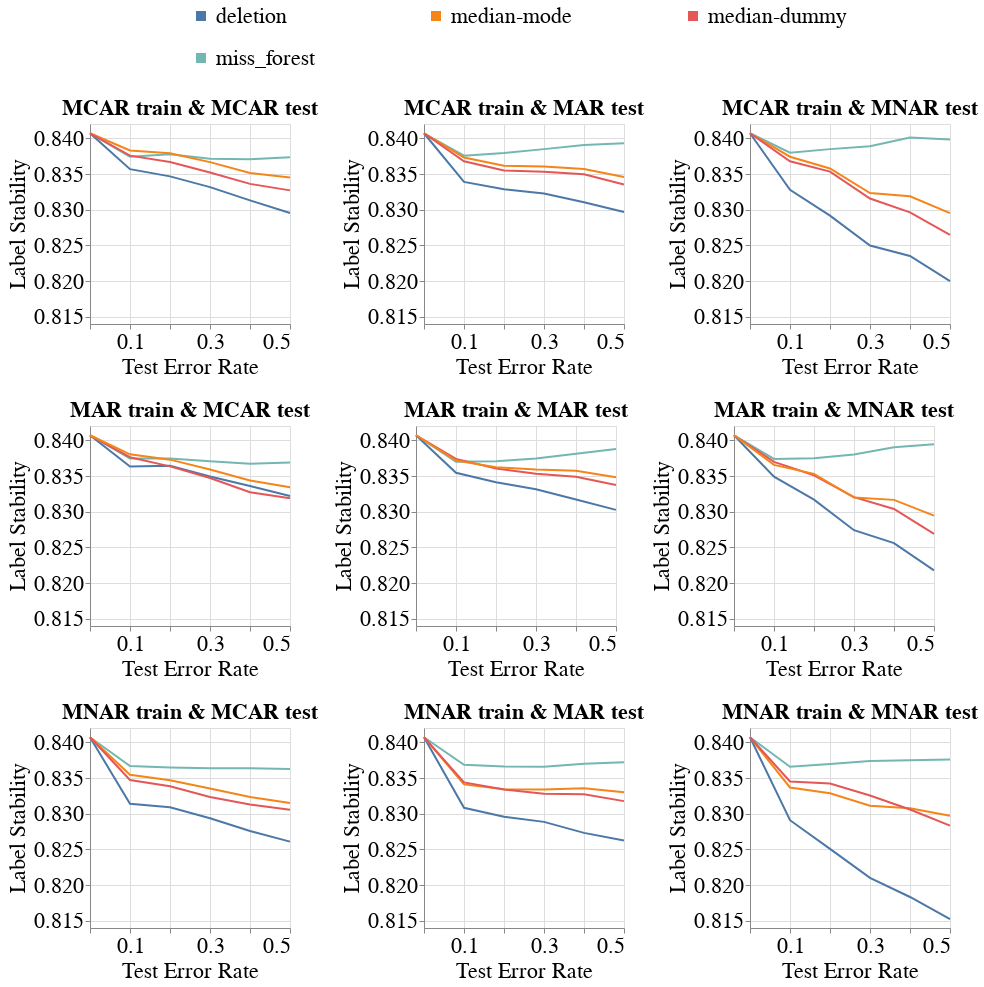

The code cell stored with this chart in its notebook:
### Code cell
create_line_bands_for_diff_imputers(dataset_name=DATASET_NAME,
                                    model_name='mlp_clf',
                                    metric_name='Label_Stability',
                                    db_client=db_client,
                                    with_band=False)

### Figure 1 — Vega-Lite specification as saved in the notebook (floating-point values rounded to 4 significant figures; data arrays with more than 128 entries replaced by an {"elided": "..."} marker saying what was removed)
{"config": {"view": {"continuousWidth": 400, "continuousHeight": 300}, "axis": {"labelFontSize": 22, "labelFontWeight": "normal", "titleFontSize": 22, "titleFontWeight": "normal"}, "legend": {"columns": 3, "direction": "horizontal", "labelFontSize": 22, "labelLimit": 400, "orient": "top", "symbolOffset": 100, "symbolStrokeWidth": 10, "titleAnchor": "middle", "titleFontSize": 22, "titleLimit": 300}, "title": {"fontSize": 22}}, "vconcat": [{"hconcat": [{"mark": "line", "encoding": {"color": {"field": "Null_Imputer_Name", "sort": ["deletion", "median-mode", "median-dummy", "miss_forest", "k_means_clustering", "datawig", "automl", "boost_clean"], "title": null, "type": "nominal"}, "x": {"axis": {"labelExpr": "(datum.value == 0.1) || (datum.value == 0.3) || (datum.value == 0.5) ? datum.label : ''"}, "field": "Test_Error_Rate", "scale": {"nice": false}, "title": "Test Error Rate", "type": "quantitative"}, "y": {"aggregate": "mean", "field": "Metric_Value", "scale": {"zero": false}, "title": "Label Stability", "type": "quantitative"}}, "height": 200, "title": {"text": "MCAR train & MCAR test", "fontSize": 22}, "width": 200}, {"data": {"name": "data-c37a04846cd654f60078f231a69da455"}, "mark": "line", "encoding": {"color": {"field": "Null_Imputer_Name", "sort": ["deletion", "median-mode", "median-dummy", "miss_forest", "k_means_clustering", "datawig", "automl", "boost_clean"], "title": null, "type": "nominal"}, "x": {"axis": {"labelExpr": "(datum.value == 0.1) || (datum.value == 0.3) || (datum.value == 0.5) ? datum.label : ''"}, "field": "Test_Error_Rate", "scale": {"nice": false}, "title": "Test Error Rate", "type": "quantitative"}, "y": {"aggregate": "mean", "field": "Metric_Value", "scale": {"zero": false}, "title": "Label Stability", "type": "quantitative"}}, "height": 200, "title": {"text": "MCAR train & MAR test", "fontSize": 22}, "width": 200}, {"data": {"name": "data-5d55b36a4c40e234a61037a529b2e300"}, "mark": "line", "encoding": {"color": {"field": "Null_Imputer_Name", "sort": ["deletion", "median-mode", "median-dummy", "miss_forest", "k_means_clustering", "datawig", "automl", "boost_clean"], "title": null, "type": "nominal"}, "x": {"axis": {"labelExpr": "(datum.value == 0.1) || (datum.value == 0.3) || (datum.value == 0.5) ? datum.label : ''"}, "field": "Test_Error_Rate", "scale": {"nice": false}, "title": "Test Error Rate", "type": "quantitative"}, "y": {"aggregate": "mean", "field": "Metric_Value", "scale": {"zero": false}, "title": "Label Stability", "type": "quantitative"}}, "height": 200, "title": {"text": "MCAR train & MNAR test", "fontSize": 22}, "width": 200}], "resolve": {"scale": {"y": "shared"}}}, {"hconcat": [{"mark": "line", "encoding": {"color": {"field": "Null_Imputer_Name", "sort": ["deletion", "median-mode", "median-dummy", "miss_forest", "k_means_clustering", "datawig", "automl", "boost_clean"], "title": null, "type": "nominal"}, "x": {"axis": {"labelExpr": "(datum.value == 0.1) || (datum.value == 0.3) || (datum.value == 0.5) ? datum.label : ''"}, "field": "Test_Error_Rate", "scale": {"nice": false}, "title": "Test Error Rate", "type": "quantitative"}, "y": {"aggregate": "mean", "field": "Metric_Value", "scale": {"zero": false}, "title": "Label Stability", "type": "quantitative"}}, "height": 200, "title": {"text": "MAR train & MCAR test", "fontSize": 22}, "width": 200}, {"data": {"name": "data-633c730f82fb7487dacefad39d6c36ef"}, "mark": "line", "encoding": {"color": {"field": "Null_Imputer_Name", "sort": ["deletion", "median-mode", "median-dummy", "miss_forest", "k_means_clustering", "datawig", "automl", "boost_clean"], "title": null, "type": "nominal"}, "x": {"axis": {"labelExpr": "(datum.value == 0.1) || (datum.value == 0.3) || (datum.value == 0.5) ? datum.label : ''"}, "field": "Test_Error_Rate", "scale": {"nice": false}, "title": "Test Error Rate", "type": "quantitative"}, "y": {"aggregate": "mean", "field": "Metric_Value", "scale": {"zero": false}, "title": "Label Stability", "type": "quantitative"}}, "height": 200, "title": {"text": "MAR train & MAR test", "fontSize": 22}, "width": 200}, {"data": {"name": "data-67235eba0220ace11b5f897b3cb844a2"}, "mark": "line", "encoding": {"color": {"field": "Null_Imputer_Name", "sort": ["deletion", "median-mode", "median-dummy", "miss_forest", "k_means_clustering", "datawig", "automl", "boost_clean"], "title": null, "type": "nominal"}, "x": {"axis": {"labelExpr": "(datum.value == 0.1) || (datum.value == 0.3) || (datum.value == 0.5) ? datum.label : ''"}, "field": "Test_Error_Rate", "scale": {"nice": false}, "title": "Test Error Rate", "type": "quantitative"}, "y": {"aggregate": "mean", "field": "Metric_Value", "scale": {"zero": false}, "title": "Label Stability", "type": "quantitative"}}, "height": 200, "title": {"text": "MAR train & MNAR test", "fontSize": 22}, "width": 200}], "data": {"name": "data-ddf78d6870f4694ca8988bfd29703506"}, "resolve": {"scale": {"y": "shared"}}}, {"hconcat": [{"mark": "line", "encoding": {"color": {"field": "Null_Imputer_Name", "sort": ["deletion", "median-mode", "median-dummy", "miss_forest", "k_means_clustering", "datawig", "automl", "boost_clean"], "title": null, "type": "nominal"}, "x": {"axis": {"labelExpr": "(datum.value == 0.1) || (datum.value == 0.3) || (datum.value == 0.5) ? datum.label : ''"}, "field": "Test_Error_Rate", "scale": {"nice": false}, "title": "Test Error Rate", "type": "quantitative"}, "y": {"aggregate": "mean", "field": "Metric_Value", "scale": {"zero": false}, "title": "Label Stability", "type": "quantitative"}}, "height": 200, "title": {"text": "MNAR train & MCAR test", "fontSize": 22}, "width": 200}, {"data": {"name": "data-17dacd2e223b53a7260fcb59c79fd424"}, "mark": "line", "encoding": {"color": {"field": "Null_Imputer_Name", "sort": ["deletion", "median-mode", "median-dummy", "miss_forest", "k_means_clustering", "datawig", "automl", "boost_clean"], "title": null, "type": "nominal"}, "x": {"axis": {"labelExpr": "(datum.value == 0.1) || (datum.value == 0.3) || (datum.value == 0.5) ? datum.label : ''"}, "field": "Test_Error_Rate", "scale": {"nice": false}, "title": "Test Error Rate", "type": "quantitative"}, "y": {"aggregate": "mean", "field": "Metric_Value", "scale": {"zero": false}, "title": "Label Stability", "type": "quantitative"}}, "height": 200, "title": {"text": "MNAR train & MAR test", "fontSize": 22}, "width": 200}, {"data": {"name": "data-f63234fc0a2cd89f37cc95c616ff58b1"}, "mark": "line", "encoding": {"color": {"field": "Null_Imputer_Name", "sort": ["deletion", "median-mode", "median-dummy", "miss_forest", "k_means_clustering", "datawig", "automl", "boost_clean"], "title": null, "type": "nominal"}, "x": {"axis": {"labelExpr": "(datum.value == 0.1) || (datum.value == 0.3) || (datum.value == 0.5) ? datum.label : ''"}, "field": "Test_Error_Rate", "scale": {"nice": false}, "title": "Test Error Rate", "type": "quantitative"}, "y": {"aggregate": "mean", "field": "Metric_Value", "scale": {"zero": false}, "title": "Label Stability", "type": "quantitative"}}, "height": 200, "title": {"text": "MNAR train & MNAR test", "fontSize": 22}, "width": 200}], "data": {"name": "data-3c22af5f8eab8ae3addcfb082357a822"}, "resolve": {"scale": {"y": "shared"}}}], "data": {"name": "data-4f1dfdf2af8699efec2f55098bebd11e"}, "resolve": {"scale": {"y": "shared"}}, "$schema": "https://vega.github.io/schema/vega-lite/v4.17.0.json", "datasets": {"data-4f1dfdf2af8699efec2f55098bebd11e": {"elided": "144 records"}, "data-c37a04846cd654f60078f231a69da455": {"elided": "144 records"}, "data-5d55b36a4c40e234a61037a529b2e300": {"elided": "144 records"}, "data-ddf78d6870f4694ca8988bfd29703506": {"elided": "144 records"}, "data-633c730f82fb7487dacefad39d6c36ef": {"elided": "144 records"}, "data-67235eba0220ace11b5f897b3cb844a2": {"elided": "144 records"}, "data-3c22af5f8eab8ae3addcfb082357a822": {"elided": "144 records"}, "data-17dacd2e223b53a7260fcb59c79fd424": {"elided": "144 records"}, "data-f63234fc0a2cd89f37cc95c616ff58b1": {"elided": "144 records"}}}
